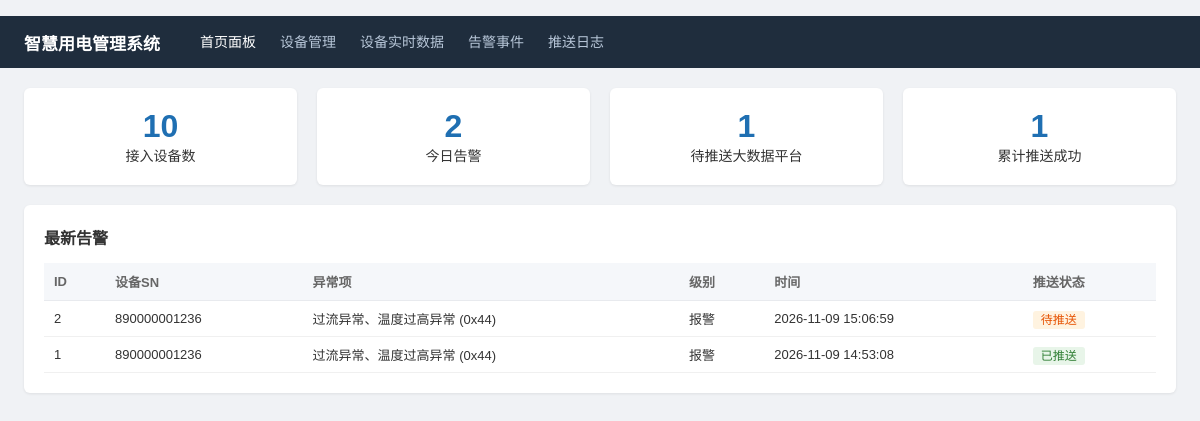
The page / on the database its author committed.
### tables this page shows
CREATE TABLE gov_alarm_event(
    id INTEGER PRIMARY KEY AUTOINCREMENT,
    sn TEXT, alarm_code INTEGER,
    re_close INTEGER, level INTEGER,
    push_time TEXT, recv_time TEXT);

### gov_web.py (the view)
@app.route("/")
def index():
    with gc.db_conn() as c:
        stat = {
            "device_count": c.execute(
                "SELECT COUNT(DISTINCT sn) FROM gov_realtime_data").fetchone()[0],
            "alarm_today": c.execute(
                "SELECT COUNT(*) FROM gov_alarm_event "
                "WHERE substr(recv_time,1,10)=date('now','localtime')").fetchone()[0],
            "unsent": c.execute(UNSENT_SQL).fetchone()[0],
            "push_ok": c.execute(
                "SELECT COUNT(*) FROM gov_push_log WHERE return_code='1'").fetchone()[0],
        }
        stat["unsent_noloc"] = c.execute(UNSENT_SQL + """
            AND NOT EXISTS (SELECT 1 FROM gov_device_location l WHERE l.sn=a.sn)"""
        ).fetchone()[0]
        rows = c.execute(ALARM_LIST_SQL + " ORDER BY a.id DESC LIMIT 8").fetchall()
    return render_template("index.html", stat=stat,
                           alarms=[decorate_alarm(r) for r in rows],
                           active="index")

### gov_common.py (called while the page is built)
def db_conn():
    c = sqlite3.connect(DB_PATH)
    c.row_factory = sqlite3.Row
    return c

def bits_to_text(code: int) -> str:
    names = [n for b, n in ALARM_BITS.items() if code & (1 << b)]
    return "、".join(names) if names else f"未知异常(0x{code:X})"

### gov_web.py (called while the page is built)
def decorate_alarm(r):
    d = dict(r)
    d["bits_text"] = gc.bits_to_text(d["alarm_code"])
    d["code_hex"] = f"0x{d['alarm_code']:02X}"
    d["level_text"] = {1: "预警", 2: "报警"}.get(d["level"], str(d["level"]))
    return d

### templates/index.html (shortened to what this page needs)
{% extends "base.html" %}
{% block body %}
<div class="stat">
  <a class="card stat-link" href="/devices">
    <div class="num">{{ stat.device_count }}</div>接入设备数</a>
  <a class="card stat-link" href="/alarms">
    <div class="num">{{ stat.alarm_today }}</div>今日告警</a>
  <a class="card stat-link" href="/alarms?date_from=&date_to=">
    <div class="num">{{ stat.unsent }}</div>待推送大数据平台</a>
  <a class="card stat-link" href="/pushlog">
    <div class="num">{{ stat.push_ok }}</div>累计推送成功</a>
</div>
<div class="card"><h3>最新告警</h3>
  <table><tr><th>ID</th><th>设备SN</th><th>异常项</th><th>级别</th><th>时间</th><th>推送状态</th></tr>
  {% for a in alarms %}<tr>
    <td>{{ a.id }}</td><td>{{ a.sn }}</td><td>{{ a.bits_text }} ({{ a.code_hex }})</td>
    <td>{{ a.level_text }}</td><td>{{ a.recv_time }}</td>
    <td>{% if a.sent %}<span class="tag tag-ok">已推送</span>
        {% else %}<span class="tag tag-warn">待推送</span>{% endif %}</td>
  </tr>{% endfor %}</table>
</div>
{% endblock %}

### templates/base.html (style rules this page uses)
body { font-family:"Microsoft YaHei",sans-serif;margin:0;background:#f0f2f5;color:#333;font-size:14px }
.card { background:#fff;border-radius:6px;padding:20px;box-shadow:0 1px 3px rgba(0,0,0,.08);margin-bottom:20px }
.card h3 { margin:0 0 14px;font-size:16px }
.stat { display:flex;gap:20px }
.stat .card { flex:1;text-align:center }
.stat .num { font-size:32px;font-weight:bold;color:#1f6fb2 }
table { width:100%;border-collapse:collapse;font-size:13px }
th { background:#f5f7fa;text-align:left;padding:9px 10px;border-bottom:1px solid #e8eaee;color:#666 }
td { padding:8px 10px;border-bottom:1px solid #f0f0f0 }
.tag { padding:2px 8px;border-radius:3px;font-size:12px;text-decoration:none }
.tag-ok { background:#e8f5e9;color:#2e7d32 }
.tag-warn { background:#fff3e0;color:#e65100 }
a.stat-link { display:block;text-decoration:none;color:inherit;cursor:pointer;transition:.15s }

### rows shown on the page
gov_alarm_event: id "2", sn "890000001236", bits_text "过流异常、温度过高异常", code_hex "0x44", level_text "报警", recv_time "2026-11-09 15:06:59", shows "待推送"
gov_alarm_event: id "1", sn "890000001236", bits_text "过流异常、温度过高异常", code_hex "0x44", level_text "报警", recv_time "2026-11-09 14:53:08", shows "已推送"

### other values the page prints
{{ stat.device_count }} "10"
{{ stat.alarm_today }} "2"
{{ stat.unsent }} "1"
{{ stat.push_ok }} "1"
